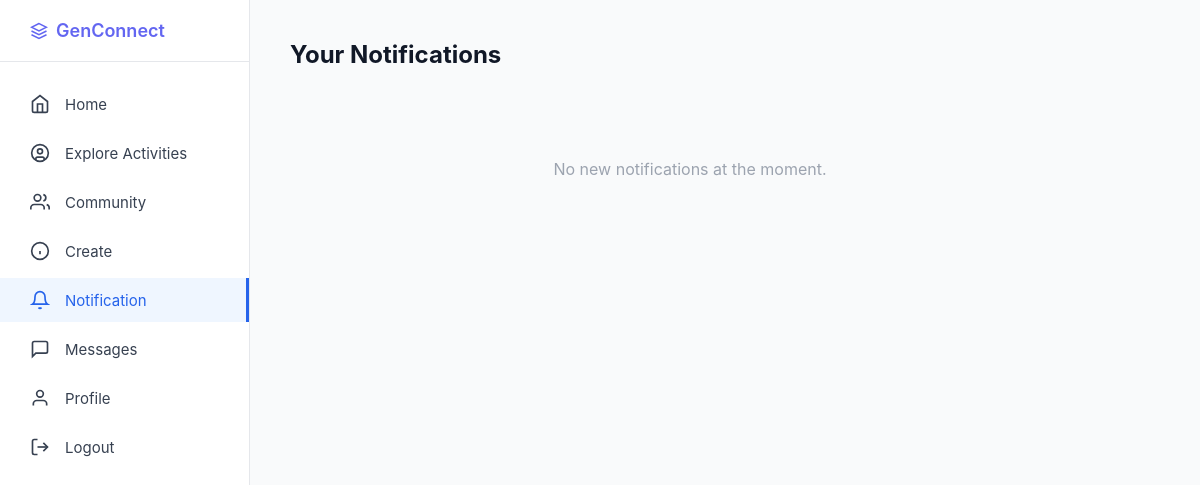
The page /notifications (signed in) on the database as committed earlier.
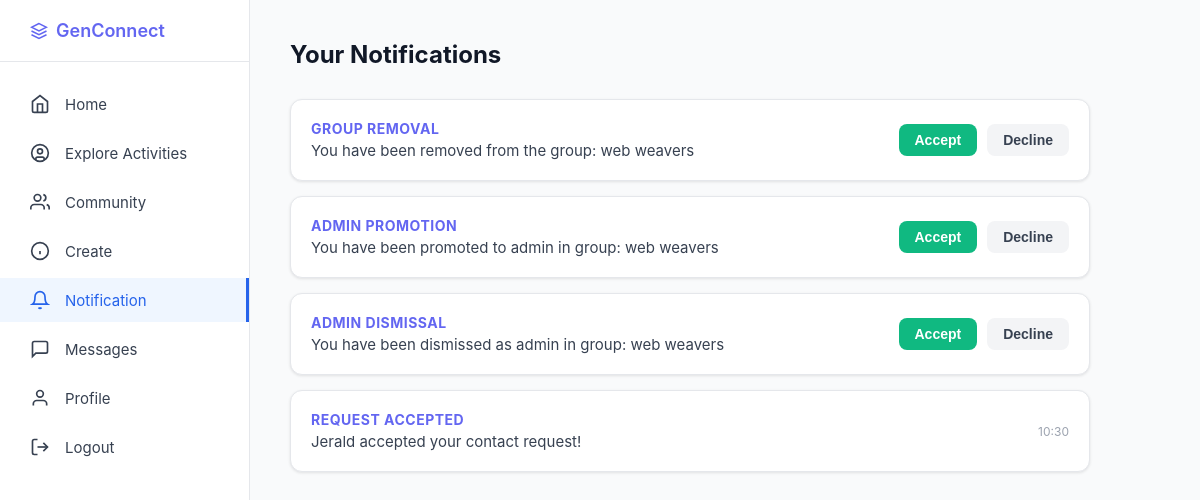
The same page on the database as committed later.
### app.py (models this page shows)
class Notification(db.Model):
    __tablename__ = 'notifications'
    id = db.Column(db.Integer, primary_key=True)
    recipient_id = db.Column(db.Integer, db.ForeignKey('users.id'), nullable=False)
    sender_id = db.Column(db.Integer, db.ForeignKey('users.id'), nullable=False)
    type = db.Column(db.String(50))
    target_id = db.Column(db.Integer)
    message = db.Column(db.String(255))
    is_read = db.Column(db.Boolean, default=False)
    status = db.Column(db.String(20), default='pending')
    created_at = db.Column(db.DateTime, default=datetime.utcnow)

### app.py (the view)
@app.route('/notifications')
def notifications_page():
    if 'user_id' not in session: return redirect(url_for('login'))
    user_notifications = Notification.query.filter_by(recipient_id=session['user_id']).order_by(Notification.created_at.desc()).all()
    return render_template('notifications.html', notifications=user_notifications)

### templates/notifications.html (shortened to what this page needs)
<!DOCTYPE html>
<html lang="en">
<head>
</head>
<body>
<div class="container">
    <aside class="sidebar">
        <div class="sidebar-logo">
            <a href="/" class="logo">
                <svg viewBox="0 0 24 24" fill="none" stroke="currentColor" stroke-width="2">
                    <path d="M12 2L2 7l10 5 10-5-10-5z"/><path d="M2 17l10 5 10-5"/><path d="M2 12l10 5 10-5"/>
                </svg>
                <span>GenConnect</span>
            </a>
        </div>
        <ul class="sidebar-nav">
            <li><a href="/home"><svg viewBox="0 0 24 24" fill="none" stroke="currentColor" stroke-width="2"><path d="m3 9 9-7 9 7v11a2 2 0 0 1-2 2H5a2 2 0 0 1-2-2z"/><polyline points="9 22 9 12 15 12 15 22"/></svg><span>Home</span></a></li>
            <li><a href="#"><svg viewBox="0 0 24 24" fill="none" stroke="currentColor" stroke-width="2"><circle cx="12" cy="12" r="10"/><circle cx="12" cy="10" r="3"/><path d="M7 20.662V19a2 2 0 0 1 2-2h6a2 2 0 0 1 2 2v1.662"/></svg><span>Explore Activities</span></a></li>
            <li><a href="#"><svg viewBox="0 0 24 24" fill="none" stroke="currentColor" stroke-width="2"><path d="M17 21v-2a4 4 0 0 0-4-4H5a4 4 0 0 0-4 4v2"/><circle cx="9" cy="7" r="4"/><path d="M23 21v-2a4 4 0 0 0-3-3.87"/><path d="M16 3.13a4 4 0 0 1 0 7.75"/></svg><span>Community</span></a></li>
            <li><a href="#"><svg viewBox="0 0 24 24" fill="none" stroke="currentColor" stroke-width="2"><circle cx="12" cy="12" r="10"/><line x1="12" y1="16" x2="12" y2="12"/><line x1="12" y1="8" x2="12.01" y2="8"/></svg><span>Create</span></a></li>
            <li><a href="/notifications" class="active"><svg viewBox="0 0 24 24" fill="none" stroke="currentColor" stroke-width="2"><path d="M18 8A6 6 0 0 0 6 8c0 7-3 9-3 9h18s-3-2-3-9"/><path d="M13.73 21a2 2 0 0 1-3.46 0"/></svg><span>Notification</span></a></li>
            <li><a href="/messages"><svg viewBox="0 0 24 24" fill="none" stroke="currentColor" stroke-width="2"><path d="M21 15a2 2 0 0 1-2 2H7l-4 4V5a2 2 0 0 1 2-2h14a2 2 0 0 1 2 2z"/></svg><span>Messages</span></a></li>
            <li><a href="/profile"><svg viewBox="0 0 24 24" fill="none" stroke="currentColor" stroke-width="2"><path d="M20 21v-2a4 4 0 0 0-4-4H8a4 4 0 0 0-4 4v2"/><circle cx="12" cy="7" r="4"/></svg><span>Profile</span></a></li>
            <li><a href="/logout"><svg viewBox="0 0 24 24" fill="none" stroke="currentColor" stroke-width="2"><path d="M9 21H5a2 2 0 0 1-2-2V5a2 2 0 0 1 2-2h4"/><polyline points="16 17 21 12 16 7"/><line x1="21" y1="12" x2="9" y2="12"/></svg><span>Logout</span></a></li>
        </ul>
    </aside>
    <main class="main-content">
        <div class="page-header">
            <h2>Your Notifications</h2>
        </div>
        <div class="notif-list">
            {% for n in notifications if n.status == 'pending' or n.type in ['request_accepted', 'group_joined', 'request_rejected'] %}
            <div class="notif-card" id="notif-{{ n.id }}">
                <div class="notif-info">
                    <h4 class="{% if n.type == 'request_rejected' %}rejected{% endif %}">
                        {{ n.type.replace('_', ' ') }}
                    </h4>
                    <p>{{ n.message }}</p>
                </div>
                {% if n.status == 'pending' and n.type not in ['request_accepted', 'group_joined', 'request_rejected'] %}
                <div class="btn-group">
                    <button class="btn accept-btn" data-id="{{ n.id }}" onclick="respondToInvite(this, 'accept')">Accept</button>
                    <button class="btn reject-btn" data-id="{{ n.id }}" onclick="respondToInvite(this, 'reject')">Decline</button>
                </div>
                {% else %}
                <div style="font-size: 12px; color: #9ca3af;">{{ n.created_at.strftime('%H:%M') }}</div>
                {% endif %}
            </div>
            {% else %}
            <div class="empty-state">
                <p>No new notifications at the moment.</p>
            </div>
            {% endfor %}
        </div>
    </main>
</div>
</body>
</html>

Rows that differ between the two databases and show on the page:
added Notification: type.replace "GROUP REMOVAL", message "You have been removed from the group: web weavers"
added Notification: type.replace "ADMIN PROMOTION", message "You have been promoted to admin in group: web weavers"
added Notification: type.replace "ADMIN DISMISSAL", message "You have been dismissed as admin in group: web weavers"
added Notification: type.replace "REQUEST ACCEPTED", message "Jerald accepted your contact request!", created_at "10:30"
Other text that changed with them:
text no longer shown: "No new notifications at the moment."
